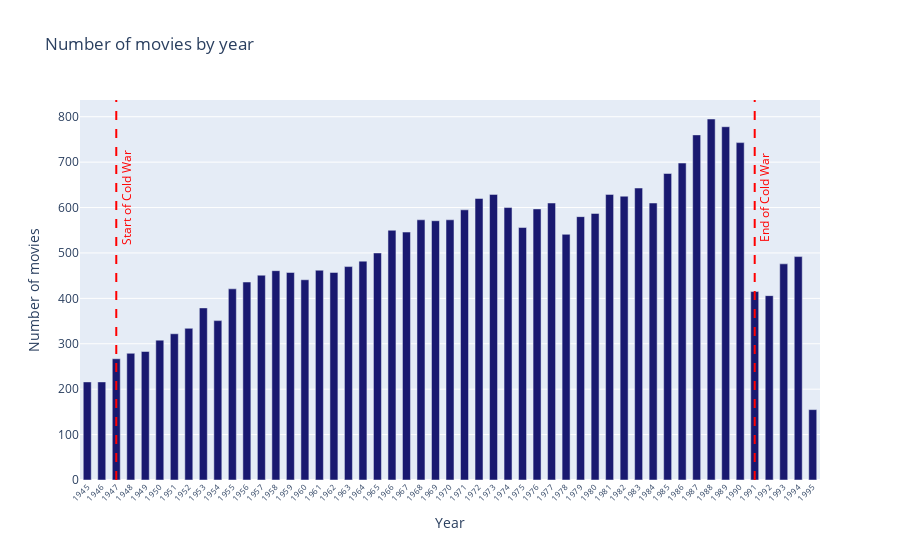

Notebook code cell kept with this figure:
### Code cell
year_counts = movies.groupby("release_date").size()
fig = go.Figure(data=[go.Bar(x=year_counts.index, 
                            y=year_counts.values, 
                            width=0.55, 
                            marker_color="midnightblue", 
                            hovertemplate="Year: %{x}<br>No. of movies: %{y}<extra></extra>")])

fig.update_layout(title="Number of movies by year", xaxis_title="Year", yaxis_title="Number of movies")

fig.update_xaxes(tickangle=-45, tickvals=list(year_counts.index), tickfont=dict(size=8))

# add some marker to show start of cold war and end of cold war
fig.add_vline(x=1947, line_dash="dash", line_color="red")
fig.add_vline(x=1991, line_dash="dash", line_color="red")


fig.add_annotation(
    x=1947, y = 600,
    text="Start of Cold War",
    font=dict(color='red', size=12),
    showarrow=False,
    yanchor='middle',
    xshift=10, yshift=10,
    textangle=-90  
)

fig.add_annotation(
    x=1991, y = 600,
    text="End of Cold War",
    font=dict(color='red', size=12),
    showarrow=False,
    yanchor='middle',
    xshift=10, yshift=10,
    textangle=-90 
)

fig.show()

### Figure 1 — Plotly figure (JSON) as saved in the notebook; plotly's stock layout.template omitted (floating-point values rounded to 4 significant figures)
{"data": [{"hovertemplate": "Year: %{x}<br>No. of movies: %{y}<extra></extra>", "marker": {"color": "midnightblue"}, "type": "bar", "width": 0.55, "x": [1945, 1946, 1947, 1948, 1949, 1950, 1951, 1952, 1953, 1954, 1955, 1956, 1957, 1958, 1959, 1960, 1961, 1962, 1963, 1964, 1965, 1966, 1967, 1968, 1969, 1970, 1971, 1972, 1973, 1974, 1975, 1976, 1977, 1978, 1979, 1980, 1981, 1982, 1983, 1984, 1985, 1986, 1987, 1988, 1989, 1990, 1991, 1992, 1993, 1994, 1995], "y": [216, 216, 267, 279, 283, 308, 322, 334, 379, 351, 421, 436, 451, 461, 457, 441, 462, 457, 470, 482, 500, 550, 546, 573, 571, 573, 595, 620, 629, 600, 556, 597, 610, 541, 580, 587, 629, 625, 643, 610, 675, 698, 760, 795, 778, 743, 415, 406, 476, 492, 155]}], "layout": {"annotations": [{"font": {"color": "red", "size": 12}, "showarrow": false, "text": "Start of Cold War", "textangle": -90, "x": 1947, "xshift": 10, "y": 600, "yanchor": "middle", "yshift": 10}, {"font": {"color": "red", "size": 12}, "showarrow": false, "text": "End of Cold War", "textangle": -90, "x": 1991, "xshift": 10, "y": 600, "yanchor": "middle", "yshift": 10}], "shapes": [{"line": {"color": "red", "dash": "dash"}, "type": "line", "x0": 1947, "x1": 1947, "xref": "x", "y0": 0, "y1": 1, "yref": "y domain"}, {"line": {"color": "red", "dash": "dash"}, "type": "line", "x0": 1991, "x1": 1991, "xref": "x", "y0": 0, "y1": 1, "yref": "y domain"}], "title": {"text": "Number of movies by year"}, "xaxis": {"tickangle": -45, "tickfont": {"size": 8}, "tickvals": [1945, 1946, 1947, 1948, 1949, 1950, 1951, 1952, 1953, 1954, 1955, 1956, 1957, 1958, 1959, 1960, 1961, 1962, 1963, 1964, 1965, 1966, 1967, 1968, 1969, 1970, 1971, 1972, 1973, 1974, 1975, 1976, 1977, 1978, 1979, 1980, 1981, 1982, 1983, 1984, 1985, 1986, 1987, 1988, 1989, 1990, 1991, 1992, 1993, 1994, 1995], "title": {"text": "Year"}}, "yaxis": {"title": {"text": "Number of movies"}}}}
